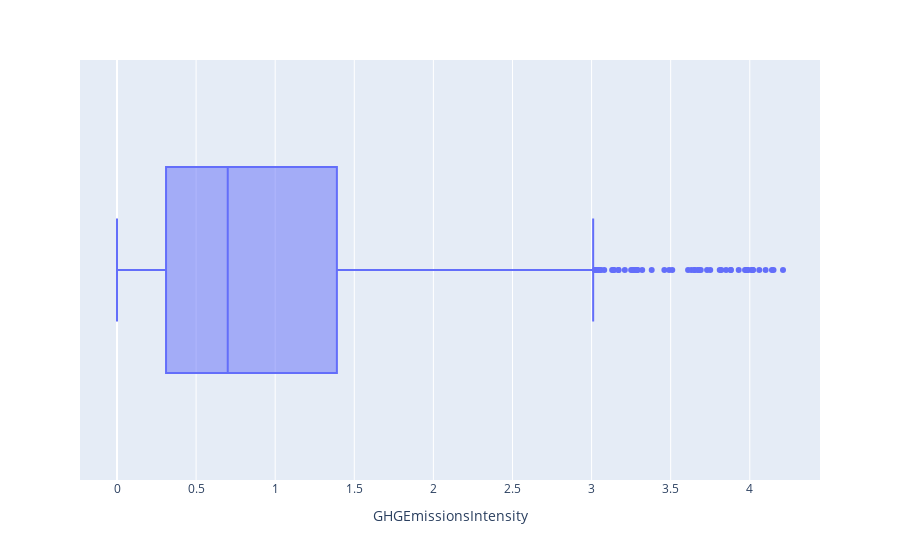
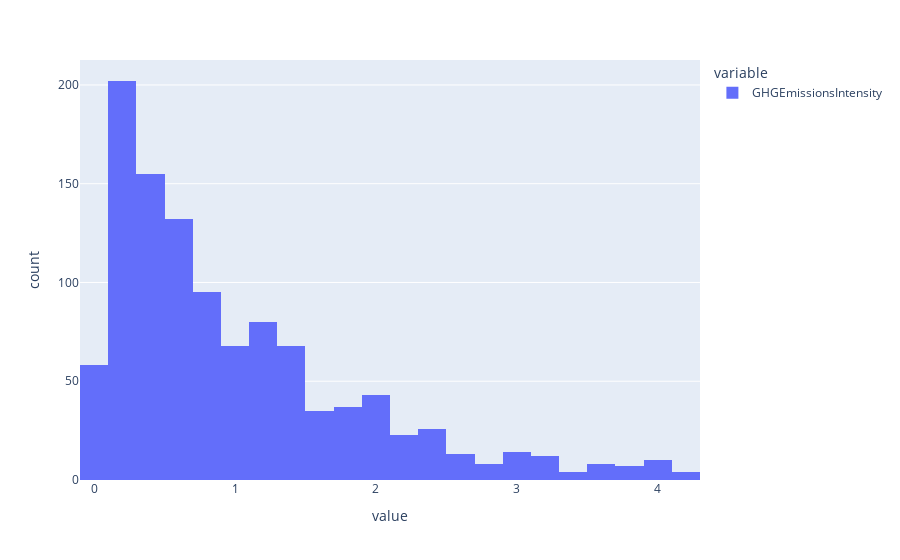

The cell these charts' notebook holds for them, in order:
### Code cell
boxplot_hist(df,'GHGEmissionsIntensity')

### Figure 1 — Plotly figure (JSON) as saved in the notebook; plotly's stock layout.template omitted (floating-point values rounded to 4 significant figures; data arrays with more than 128 entries replaced by an {"elided": "..."} marker saying what was removed)
{"data": [{"alignmentgroup": "True", "hovertemplate": "GHGEmissionsIntensity=%{x}<extra></extra>", "legendgroup": "", "marker": {"color": "#636efa"}, "name": "", "notched": false, "offsetgroup": "", "orientation": "h", "showlegend": false, "type": "box", "x": {"elided": "1102 float values"}, "x0": " ", "xaxis": "x", "y0": " ", "yaxis": "y"}], "layout": {"boxmode": "group", "legend": {"tracegroupgap": 0}, "margin": {"t": 60}, "xaxis": {"anchor": "y", "domain": [0, 1], "title": {"text": "GHGEmissionsIntensity"}}, "yaxis": {"anchor": "x", "domain": [0, 1]}}}

### Figure 2 — Plotly figure (JSON) as saved in the notebook; plotly's stock layout.template omitted (floating-point values rounded to 4 significant figures; data arrays with more than 128 entries replaced by an {"elided": "..."} marker saying what was removed)
{"data": [{"alignmentgroup": "True", "bingroup": "x", "hovertemplate": "variable=GHGEmissionsIntensity<br>value=%{x}<br>count=%{y}<extra></extra>", "legendgroup": "GHGEmissionsIntensity", "marker": {"color": "#636efa", "pattern": {"shape": ""}}, "name": "GHGEmissionsIntensity", "nbinsx": 24, "offsetgroup": "GHGEmissionsIntensity", "orientation": "v", "showlegend": true, "type": "histogram", "x": {"elided": "1102 float values"}, "xaxis": "x", "yaxis": "y"}], "layout": {"barmode": "relative", "legend": {"title": {"text": "variable"}, "tracegroupgap": 0}, "margin": {"t": 60}, "xaxis": {"anchor": "y", "domain": [0, 1], "title": {"text": "value"}}, "yaxis": {"anchor": "x", "domain": [0, 1], "title": {"text": "count"}}}}
